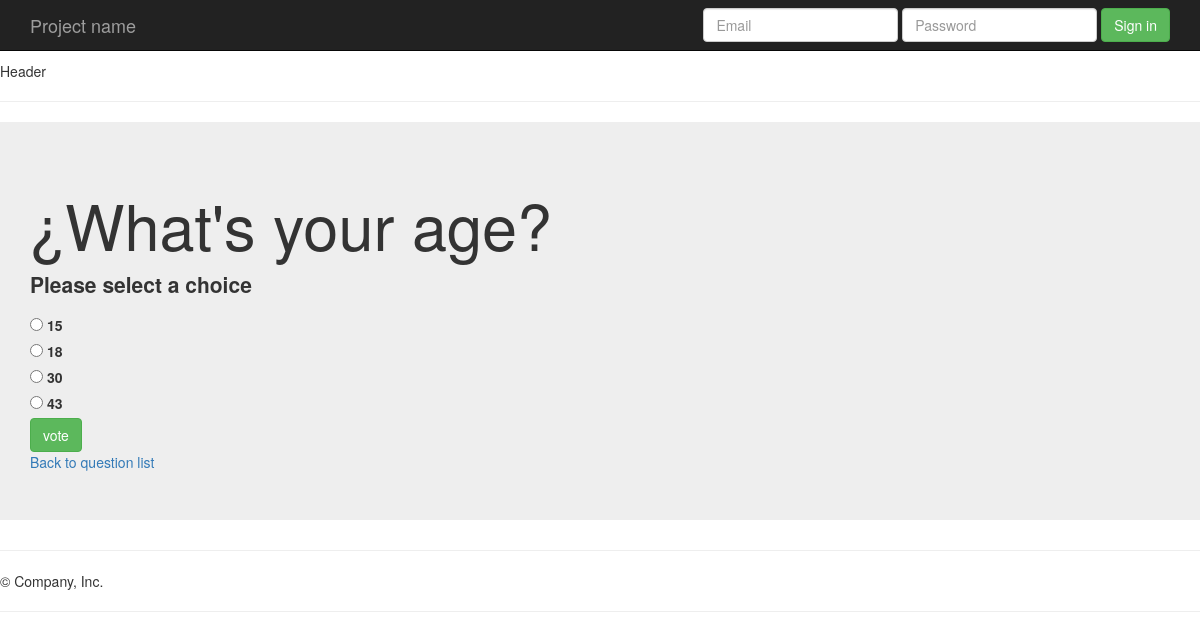
Page /polls/2/vote on the committed database.
### polls/models.py (models this page shows, shortened)
class Question(models.Model):
    question_text = models.CharField(max_length=200)
    pub_date = models.DateTimeField('date published')

class Choice(models.Model):
    choice_text = models.CharField(max_length=200)
    votes = models.IntegerField(default=0)
    question = models.ForeignKey(Question, on_delete=models.CASCADE)

### polls/views.py (the view)
# urls.py: url(r'^(?P<question_id>[0-9]+)/vote$', views.vote, name="vote"),
def vote(request, question_id):
    question = get_object_or_404(Question, pk=question_id)
    try:
        selected_choice = question.choice_set.get(pk=request.POST['choice'])
    except:
        context = {'question': question, 'error_message': 'Please select a choice'}
        return render(request, 'polls/detail.html', context)
    else:
        selected_choice.votes += 1
        selected_choice.save()
        return HttpResponseRedirect(reverse('polls:result', args=(question_id,)))

### polls/templates/polls/detail.html (shortened to what this page needs)
{% extends 'polls/base.html' %}
{% block main_content %}
    <h1>{{question.question_text}}</h1>
    {% if error_message %} <p><strong>{{error_message}}</strong></p> {% endif %}
    <form action = "{% url 'polls:vote' question.id %}" method="post">
        {% for choice in question.choice_set.all %}
            <input type="radio" name="choice" id="choice{{forloop.counter}}" value="{{choice.id}}"/>
            <label for="choice{{forloop.counter}}">{{choice.choice_text}}</label> <br>
        {% endfor %}
        <input type="submit" class = "btn btn-success" value="vote"/>
    </form>
    <a href="{% url 'polls:index' %}"> Back to question list</a>
{% endblock %}

### rows in the picture
Question: question_text "¿What's your age?"
Choice: choice_text "15"
Choice: choice_text "18"
Choice: choice_text "30"
Choice: choice_text "43"

### other values in the picture
{{ error_message }} "Please select a choice"
